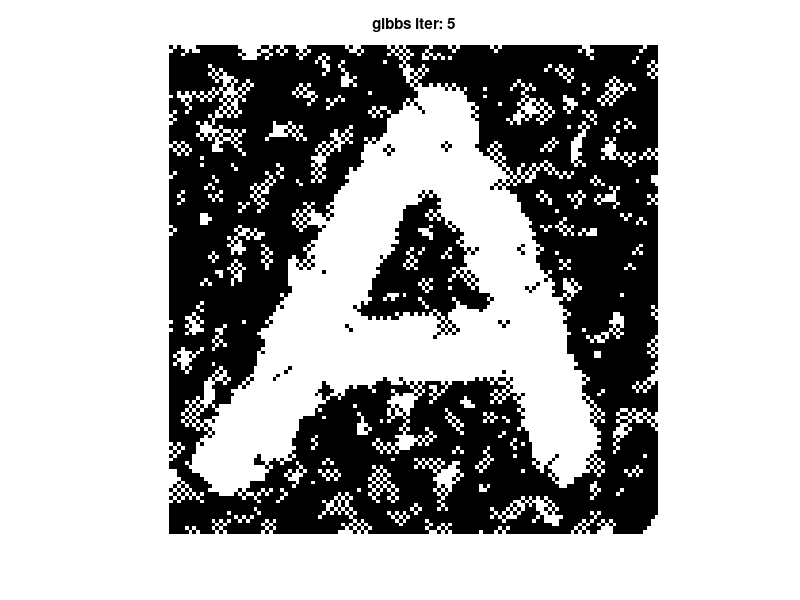
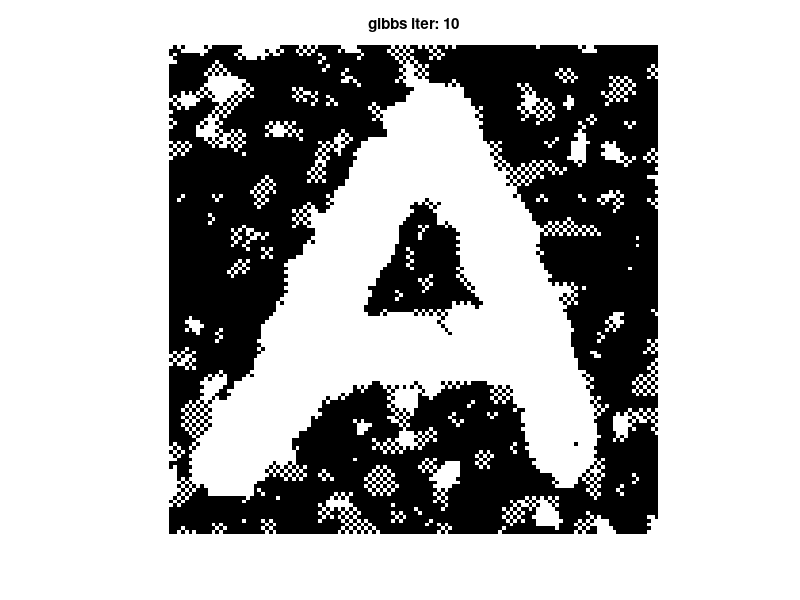
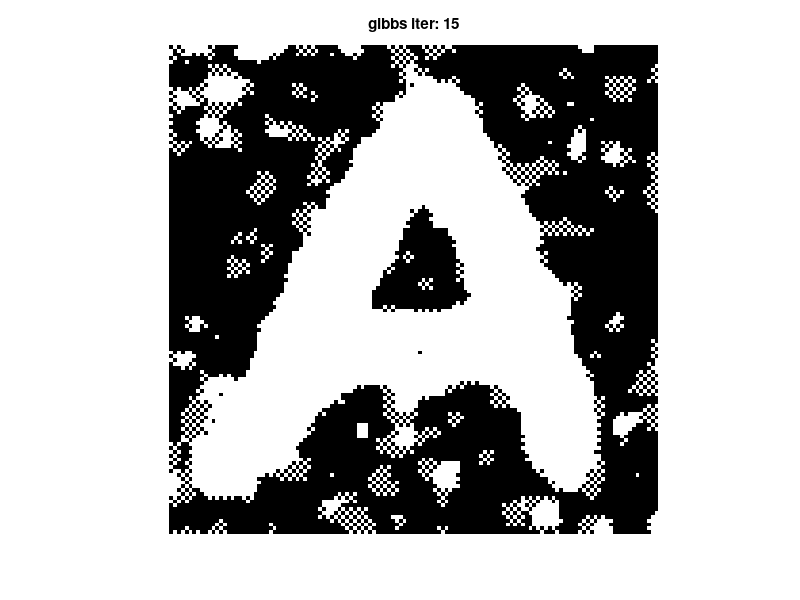
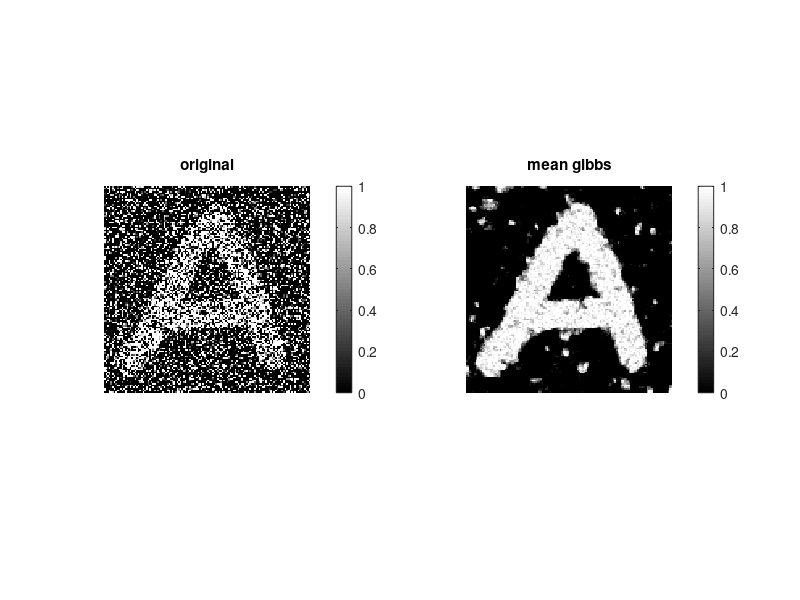

Write MATLAB code to recreate these figures, in order.
%% Gibbs Sampler for Ising model
%
%  p(xt=+1|x_{-t},y,theta) = sigm{2Jn_t - log(psi_t(-1)/psi_t(+1))}
%  where psi_t = N(y_t; x_t, sigma^2)

clear all; close all;

%% generate data
rng('default');
data = load('letterA.mat'); %128 x 128
img = double(data.A); %figure; imshow(data.A)
img_mean = mean(img(:));
img2 = +1*(img>img_mean) + -1*(img<img_mean); % x_i \in {+1,-1}
sigma  = 2; % noise level
y = img2 + sigma*randn(size(img2)); %y_i ~ N(x_i; sigma^2);

%% set model parameters
J = 1; % coupling strength (vary J \in [-10:10])

%% main loop

[rows,cols]=size(y); 
Px  = zeros(rows,cols); %P(x_i=1)
eta = zeros(rows,cols);  %sum_{j\in N(i)} x_i

%sigmoid function
sigm = @(u) 1./(ones(size(u))+exp(-u));

%neighbor mask
A=[0 1 0; 1 0 1; 0 1 0];

%init image
num_sweeps=20;
y_k = zeros(rows,cols,num_sweeps); y_k(:,:,1) = y;
for sweep = 1:num_sweeps-1
    rng(sweep);
    fprintf('image sweep: %d\n',sweep);   
    
    eta = conv2(y_k(:,:,sweep),A,'same');
    U = 2*J*eta - log(normcdf(-1,y_k(:,:,sweep),sigma)./normcdf(+1,y_k(:,:,sweep),sigma));
    Px = sigm(U);    
    y_k(:,:,sweep+1) = 2*binornd(1,Px)-ones(size(Px)); %y_k \in {+1,-1}
    
    if (mod(sweep,5)==0)
        figure; imshow(y_k(:,:,sweep)); str = sprintf('gibbs iter: %d', sweep); title(str);
    end
end

y_k_mean = mean(y_k,3);

figure; 
subplot(121); imshow(y); colorbar; title('original');
subplot(122); imshow(y_k_mean); colorbar; title('mean gibbs');


